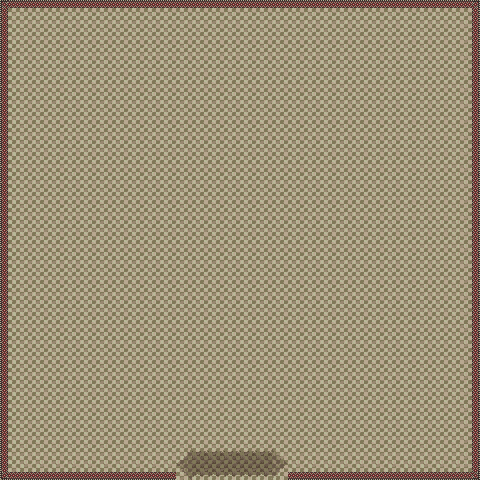

This is a level from a 2D game, rendered from its Tiled map with the project's own tilesets. A one-line summary and the complete map file follow:
An orthogonal 30x30 tile map with 16x16 px tiles, 1 tile layer (Tile Layer 1) and 4 objects (4x border).

<map version="1.4" tiledversion="1.4.1" orientation="orthogonal" renderorder="right-down" width="30" height="30" tilewidth="16" tileheight="16" infinite="0" nextlayerid="3" nextobjectid="6">
 <tileset firstgid="1" name="inside" tilewidth="16" tileheight="16" tilecount="1768" columns="52">
  <image source="inside.png" width="832" height="544" />
  <terraintypes>
   <terrain name="Floor" tile="782" />
  </terraintypes>
  <tile id="729" terrain=",,,0" />
  <tile id="730" terrain=",,0,0" />
  <tile id="731" terrain=",,0," />
  <tile id="781" terrain=",0,,0" />
  <tile id="782" terrain="0,0,0,0" />
  <tile id="783" terrain="0,,0," />
  <tile id="787" terrain="0,0,0," />
  <tile id="788" terrain="0,0,," />
  <tile id="789" terrain="0,0,,0" />
  <tile id="833" terrain=",0,," />
  <tile id="834" terrain="0,0,," />
  <tile id="835" terrain="0,,," />
  <tile id="839" terrain="0,,0,0" />
  <tile id="840" terrain=",,0,0" />
  <tile id="841" terrain=",0,0,0" />
 </tileset>
 <layer id="1" name="Tile Layer 1" width="30" height="30">
  <data encoding="csv">
730,748,748,748,748,748,748,748,748,748,748,748,748,748,748,748,748,748,748,748,748,748,748,748,748,748,748,748,731,732,
782,783,783,783,783,783,783,783,783,783,783,783,783,783,783,783,783,783,783,783,783,783,800,783,783,783,783,783,783,784,
782,783,783,783,783,783,783,783,783,783,783,783,783,783,783,783,783,783,783,783,783,783,783,783,783,783,783,783,783,784,
782,783,783,783,783,783,783,783,783,783,783,783,783,783,783,783,783,783,783,783,783,783,783,783,783,783,783,783,783,784,
782,783,783,783,783,783,783,783,783,783,783,783,783,783,783,783,783,783,783,783,783,783,783,783,783,783,783,783,783,784,
782,783,783,783,783,783,783,783,783,783,783,783,783,783,783,783,783,783,783,783,783,783,783,783,783,783,783,783,783,784,
782,783,783,783,783,783,783,783,783,783,783,783,783,783,783,783,783,783,783,783,783,783,783,783,783,783,783,783,783,784,
782,783,783,783,783,783,783,783,783,783,783,783,783,783,783,783,783,783,783,783,783,783,783,783,783,783,783,783,783,784,
782,783,783,783,783,783,783,783,783,783,783,783,783,783,783,783,783,783,783,783,783,783,783,783,783,783,783,783,783,784,
782,783,783,783,783,783,783,783,783,783,783,783,783,783,783,783,783,783,783,783,783,783,783,783,783,783,783,783,783,784,
782,783,783,783,783,783,783,783,783,783,783,783,783,783,783,783,783,783,783,783,783,783,783,783,783,783,783,783,783,784,
782,783,783,783,783,783,783,783,783,783,783,783,783,783,783,783,783,783,783,783,783,783,783,783,783,783,783,783,783,784,
782,783,783,783,783,783,783,783,783,783,783,783,783,783,783,783,783,783,783,783,783,783,783,783,783,783,783,783,783,784,
782,783,783,783,783,783,783,783,783,783,783,783,783,783,783,783,783,783,783,783,783,783,783,783,783,783,783,783,783,784,
782,783,783,783,783,783,783,783,783,783,783,783,783,783,783,783,783,783,783,783,783,783,783,783,783,783,783,783,783,784,
782,783,783,783,783,783,783,783,783,783,783,783,783,783,783,783,783,783,783,783,783,783,783,783,783,783,783,783,783,784,
782,783,783,783,783,783,783,783,783,783,783,783,783,783,783,783,783,783,783,783,783,783,783,783,783,783,783,783,783,784,
782,783,783,783,783,783,783,783,783,783,783,783,783,783,783,783,783,783,783,783,783,783,783,783,783,783,783,783,783,784,
782,783,783,783,783,783,783,783,783,783,783,783,783,783,783,783,783,783,783,783,783,783,783,783,783,783,783,783,783,784,
782,783,783,783,783,783,783,783,783,783,783,783,783,783,783,783,783,783,783,783,783,783,783,783,783,783,783,783,783,784,
782,783,783,783,783,783,783,783,783,783,783,783,783,783,783,783,783,783,783,783,783,783,783,783,783,783,783,783,783,784,
782,783,783,783,783,783,783,783,783,783,783,783,783,783,783,783,783,783,783,783,783,783,783,783,783,783,783,783,783,784,
782,783,783,783,783,783,783,783,783,783,783,783,783,783,783,783,783,783,783,783,783,783,783,783,783,783,783,783,783,784,
782,783,783,783,783,783,783,783,783,783,783,783,783,783,783,783,783,783,783,783,783,783,783,783,783,783,783,783,783,784,
782,783,783,783,783,783,783,783,783,783,783,783,783,783,783,783,783,783,783,783,783,783,783,783,783,783,783,783,783,784,
782,783,783,783,783,783,783,783,783,783,783,783,783,783,783,783,783,783,783,783,783,783,783,783,783,783,783,783,783,784,
782,783,783,783,783,783,783,783,783,783,783,783,783,783,783,783,783,783,783,783,783,783,783,783,783,783,783,783,783,784,
782,783,783,783,783,783,783,783,783,783,783,783,783,783,783,783,783,783,783,783,783,783,783,783,783,783,783,783,783,784,
782,783,783,783,783,783,783,783,783,783,783,805,806,806,806,806,806,807,783,783,783,783,783,783,783,783,783,783,783,784,
834,852,852,852,852,852,852,852,852,852,852,857,858,858,858,858,858,859,852,852,835,852,852,852,852,852,852,852,852,853
</data>
 </layer>
 <objectgroup id="2" name="Object Layer 1">
  <object id="1" type="border" x="2.25564" y="-10.5263" width="477.444" height="18.797" />
  <object id="2" type="border" x="472.18" y="8.27068" width="20.3008" height="470.677" />
  <object id="3" type="border" x="-0.75188" y="472.18" width="474.436" height="8.27068" />
  <object id="4" type="border" x="-0.75188" y="9.77444" width="9.02256" height="463.158" />
 </objectgroup>
</map>